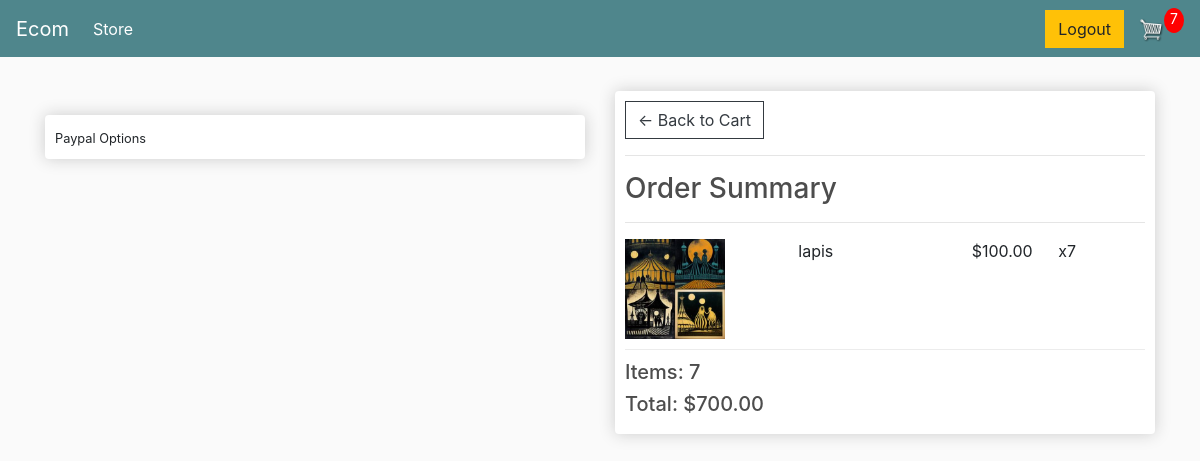
The page /checkout/ (signed in) on the database its author committed.
### store/models.py (models this page shows, shortened)
class OrderItem(models.Model):
    id = models.BigAutoField(primary_key=True, unique=True, null=False)
    product = models.ForeignKey(Product, on_delete=models.SET_NULL, null=True)
    order = models.ForeignKey(Order, on_delete=models.SET_NULL, null=True)
    quantity = models.IntegerField(default=0, null=True, blank=True)
    date_added = models.DateTimeField(auto_now_add=True)
    @property
    def get_total(self):
        total = self.product.price * self.quantity
        return total

class Product(models.Model):
    id = models.BigAutoField(primary_key=True, unique=True, null=False)
    name = models.CharField(max_length=200)
    price = models.FloatField()
    digital = models.BooleanField(default=False,null=True, blank=True)
    image = models.ImageField(null=True, blank=True)
    @property
    def imageURL(self):
        try:
            url = self.image.url
        except:
            url = ''
        return url

class Order(models.Model):
    id = models.BigAutoField(primary_key=True, unique=True, null=False)
    date_ordered = models.DateTimeField(auto_now_add=True)
    complete = models.BooleanField(default=False)
    transaction_id = models.CharField(max_length=100, null=True)
    customer = models.ForeignKey(User, on_delete=models.SET_NULL, null=True, blank=True)
    @property
    def shipping(self):
        shipping = False
        orderitems = self.orderitem_set.all()
        for i in orderitems:
            if i.product.digital == False:
                shipping = True
        return shipping
    @property
    def get_cart_total(self):
        orderitems = self.orderitem_set.all()
        total = sum([item.get_total for item in orderitems])
        return total
    @property
    def get_cart_items(self):
        orderitems = self.orderitem_set.all()
        total = sum([item.quantity for item in orderitems])
        return total

### store/views.py (the view)
# urls.py: path('checkout/', views.checkout, name="checkout"),
def checkout(request):
	data = cartData(request)
	cartItems = data['cartItems']
	order = data['order']
	items = data['items']
	context = {'items':items, 'order':order, 'cartItems':cartItems}
	return render(request, 'store/checkout.html', context)

### store/utils.py (called while the page is built)
def cartData(request):
	if request.user.is_authenticated:
		customer = request.user
		order, created = Order.objects.get_or_create(customer=customer, complete=False)
		items = order.orderitem_set.all()
		cartItems = order.get_cart_items
	else:
		cookieData = cookieCart(request)
		cartItems = cookieData['cartItems']
		order = cookieData['order']
		items = cookieData['items']
	return {'cartItems':cartItems ,'order':order, 'items':items}

### store/templates/store/checkout.html (shortened to what this page needs)
{% extends 'store/main.html' %}
{% load static %}
{% block content %}
     <div class="row">
		<div class="col-lg-6">
			<br>
			<div class="box-element hidden" id="payment-info">
				<small>Paypal Options</small>
			</div>
		</div>
		<div class="col-lg-6">
			<div class="box-element">
				<a  class="btn btn-outline-dark" href="{% url 'cart' %}">&#x2190; Back to Cart</a>
				<hr>
				<h3>Order Summary</h3>
				<hr>
				{% for item in items %}
				<div class="cart-row">
					<div style="flex:2"><img class="row-image" src="{{item.product.imageURL}}"></div>
					<div style="flex:2"><p>{{item.product.name}}</p></div>
					<div style="flex:1"><p>${{item.product.price|floatformat:2}}</p></div>
					<div style="flex:1"><p>x{{item.quantity}}</p></div>
				</div>
				{% endfor %}
				<h5>Items:   {{order.get_cart_items}}</h5>
				<h5>Total:   ${{order.get_cart_total|floatformat:2}}</h5>
			</div>
		</div>
	</div>
{% endblock content %}

### static/css/main.css (style rules this page uses)
body { background-color: hsl(0, 0%, 98%); }
h1,h2,h3,h4,h5,h6 { color:hsl(0, 0%, 30%); }
.box-element { box-shadow:hsl(0, 0%, 80%) 0 0 16px; background-color: #fff; border-radius: 4px; padding: 10px; }
.col-lg-4, .col-lg-6, .col-lg-8, .col-lg-12 { margin-top: 10px; }
.btn { border-radius: 0; }
.row-image { width: 100px; }
.cart-row { display: flex; align-items: flex-stretch; padding-bottom: 10px; margin-bottom: 10px; border-bottom: 1px solid #ececec; }

### rows shown on the page
OrderItem: product.imageURL (picture), product.name "lapis", product.price "100.00", quantity "7"
Order: get_cart_items "7", get_cart_total "700.00"

### other values the page prints
{{ cartItems }} "7"
